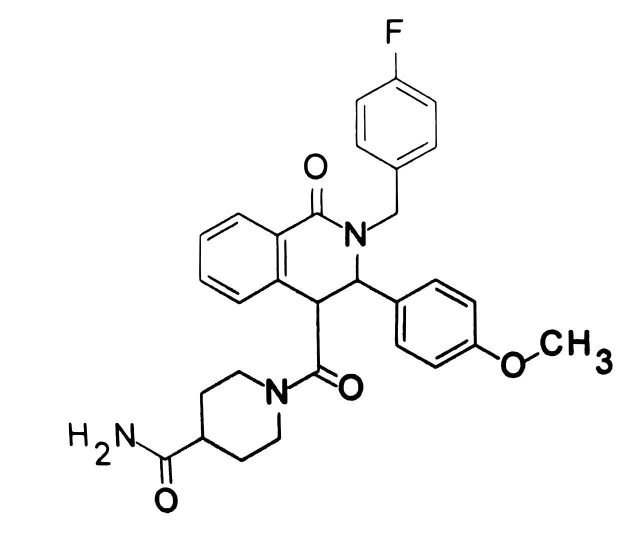
#> input picture tonyStarkWorks/3.jpg, 1280 x 1071 px (shown at 1/2 size)
$ jupyter execute --allow-errors Copy_of_hack.ipynb   (older library calls are emulated)
#> lines starting #> are read from the running program, lines starting #| are printed output that depends on the picture; after the words box and inside, x2 and y2 are one past the last pixel; in counts of white or black regions, pixels touching at a corner belong together
[cell 1]
'''data_of_noda = {}
index = 0

def find_bondes(corners):
    for i in range(1, len(corners)):


for i in range(1, len(corners)):
    data_of_noda[index] ='''

[cell 2]
'''import cv2
import numpy as np

image = cv2.imread('3.jpg')
gray = cv2.cvtColor(image, cv2.COLOR_BGR2GRAY)
thresh = cv2.threshold(gray, 0, 255,cv2.THRESH_BINARY_INV + cv2.THRESH_OTSU)[1]

kernel = cv2.getStructuringElement(cv2.MORPH_ELLIPSE, (9,9))
close = cv2.morphologyEx(thresh, cv2.MORPH_CLOSE, kernel, iterations=3)

minLineLength = 500
maxLineGap = 70
lines = cv2.HoughLinesP(close,1,np.pi/180,80,30,0)
for line in lines:
    for x1,y1,x2,y2 in line:
        cv2.line(image,(x1,y1),(x2,y2),(36,255,12),3)

cv2.imwrite('houghlines5.jpg', image)'''

<a href="https://colab.research.google.com/github/Anthonyvol/abstract_dog/blob/issue-1/Copy_of_hack.ipynb" target="_parent"></a>

[cell 3]
import cv2
import numpy as np
from matplotlib import pyplot as plt
#from google.colab.patches import cv2_imshow

[cell 4]
'''
It cleans img from noise
'''
def clear_img(file_name):
#> called with file_name = '3.jpg'
    img = cv2.imread(file_name, 0)
#> img is the input picture: shape (1071, 1280); min 0, max 255, mean 248.4

    dilated_img = cv2.dilate(img, np.ones((7,7), np.uint8))
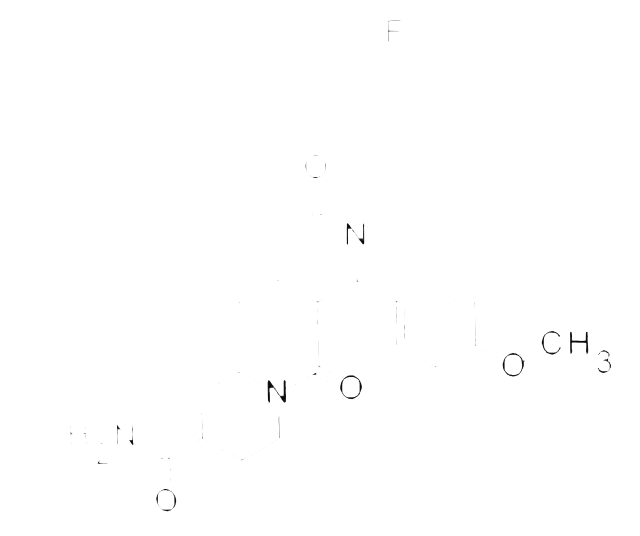
#> dilated_img: shape (1071, 1280) (shown at 1/2 size); min 0, max 255, mean 254.5
    bg_img = cv2.medianBlur(dilated_img, 21)
#> bg_img: shape (1071, 1280); every value is 255
    diff_img = 255 - cv2.absdiff(img, bg_img)
    norm_img = diff_img.copy()
    cv2.normalize(diff_img, norm_img, alpha=0, beta=255, norm_type=cv2.NORM_MINMAX, dtype=cv2.CV_8UC1)
    _, thr_img = cv2.threshold(norm_img, 230, 0, cv2.THRESH_TRUNC)
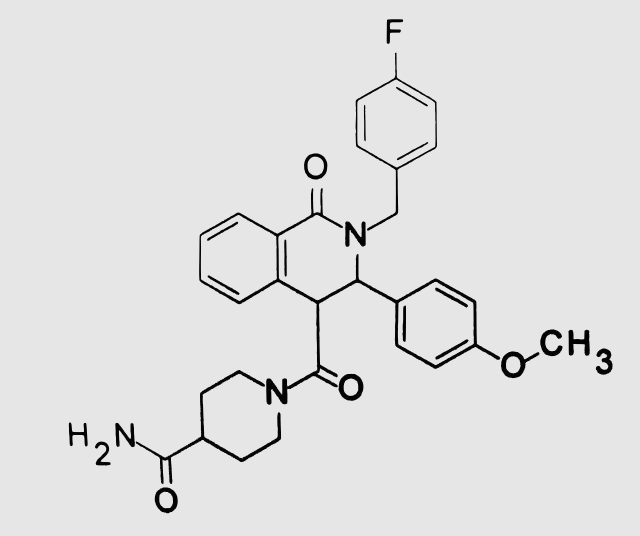
#> thr_img: shape (1071, 1280) (shown at 1/2 size); min 0, max 230, mean 224.3
    cv2.normalize(thr_img, thr_img, alpha=0, beta=255, norm_type=cv2.NORM_MINMAX, dtype=cv2.CV_8UC1)
    thr_img[thr_img < 240] = 0
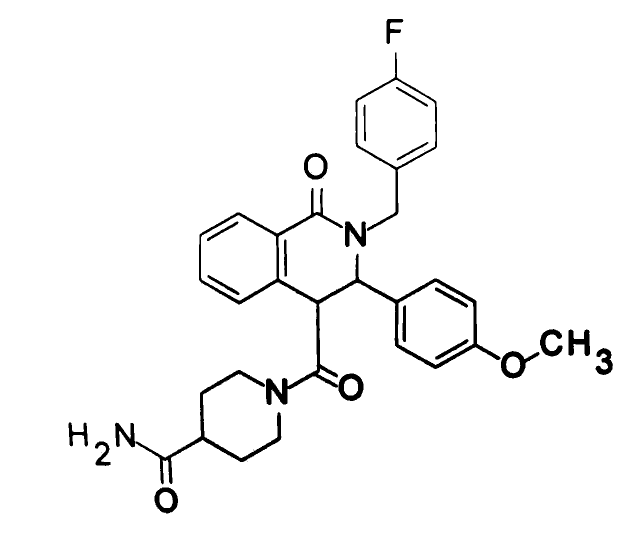
#> thr_img: shape (1071, 1280) (shown at 1/2 size); min 0, max 255, mean 247.7
    cv2.imwrite("c_" + file_name, thr_img)

'''
It resizes image
'''
def resize_img(img, scale):
    return cv2.resize(img,(img.shape[1] * scale, img.shape[0] * scale))

'''
Finding edges
'''
def define_edged(img, min, max):
    return cv2.Canny(img, min, max)

'''
Finding contours
'''
def get_contours(edged):
    return cv2.findContours(edged, cv2.RETR_EXTERNAL, cv2.CHAIN_APPROX_SIMPLE)[-2:]

[cell 5]
clear_img("3.jpg")

img = cv2.imread('c_3.jpg')
#> img: shape (1071, 1280, 3); min 0, max 255, mean 247.7

cv2.imshow(img), plt.show()
#> (the rest of this cell did not finish here and is left out)

[cell 6]
image = cv2.imread('3.jpg')

edged = define_edged(image, 30, 200)
#> in define_edged, `return cv2.Canny(img, min, max)`:
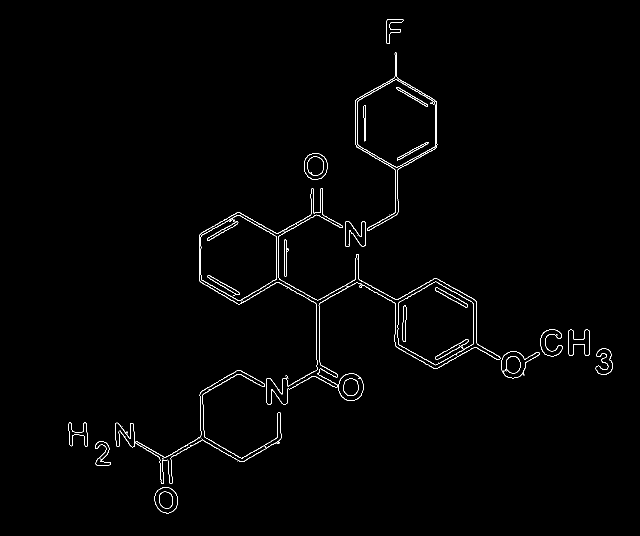
#> returned value: shape (1071, 1280) (shown at 1/2 size); 0.98% white in thin lines or dots, all inside (x1, y1, x2, y2) = (137, 38, 1226, 1027)
contours, hierarchy = get_contours(edged)
#> contours = 18 contours; largest, box (x1, y1, x2, y2) and area: (711, 105, 875, 462) 23527, (401, 430, 554, 602) 19656, (795, 563, 948, 731) 18920, (271, 740, 563, 968) 4600, (1002, 702, 1079, 757) 2299

image[::] = 255
#> image: shape (1071, 1280, 3); 5.14% of pixels changed, all inside (x1, y1, x2, y2) = (136, 32, 1232, 1032)
cv2.drawContours(image, contours, -1, (0, 255, 0), 3)

plt.imshow(image)
plt.show()

[cell 7]
import cv2
import numpy as np
#from google.colab.patches import cv2_imshow
from matplotlib import pyplot as plt
from math import sqrt

image = cv2.imread('3.jpg')

edged = define_edged(image, 30, 200)
contours, hierarchy = get_contours(edged)

#image[::] = 255
cv2.drawContours(image, contours, -1, (255, 0, 0), 3)
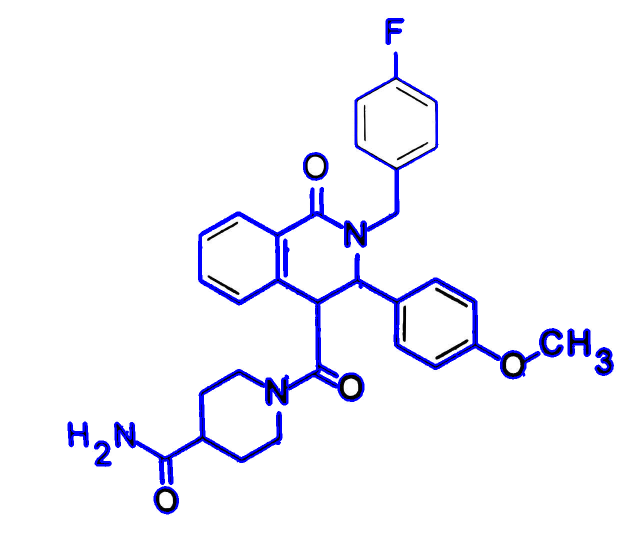
#> image: shape (1071, 1280, 3) (shown at 1/2 size); mean B, G, R 252.3, 244.3, 244.3

plt.imshow(image)
plt.show()

cv2.imwrite('test.jpg', img)


img = cv2.imread('3.jpg')
img = image
gray = cv2.cvtColor(img, cv2.COLOR_BGR2GRAY)
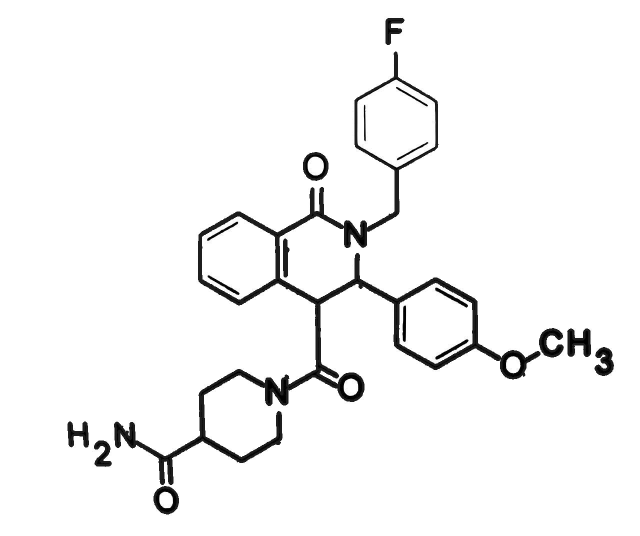
#> gray: shape (1071, 1280) (shown at 1/2 size); min 0, max 255, mean 245.2
gray = np.float32(gray)
dst = cv2.cornerHarris(gray, 30, 3, 0.04)
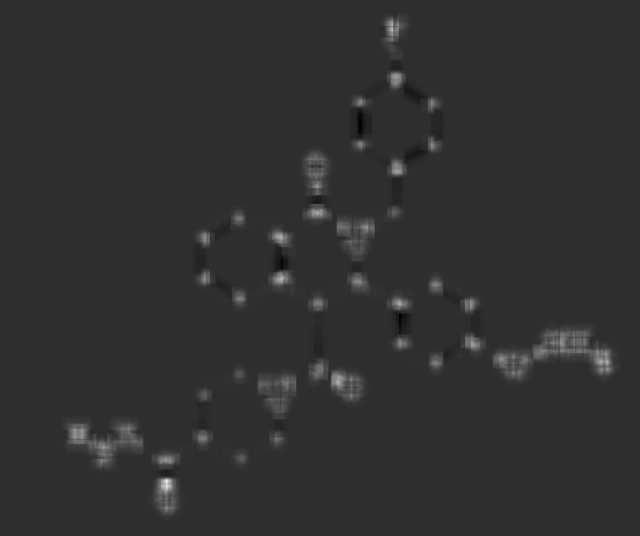
#> dst: shape (1071, 1280) float32 (shown at 1/2 size); min -7932344, max 35219428, mean 347241.3; drawn with min black and max white
ret, dst = cv2.threshold(dst, 0.1*dst.max(), 255, 0)
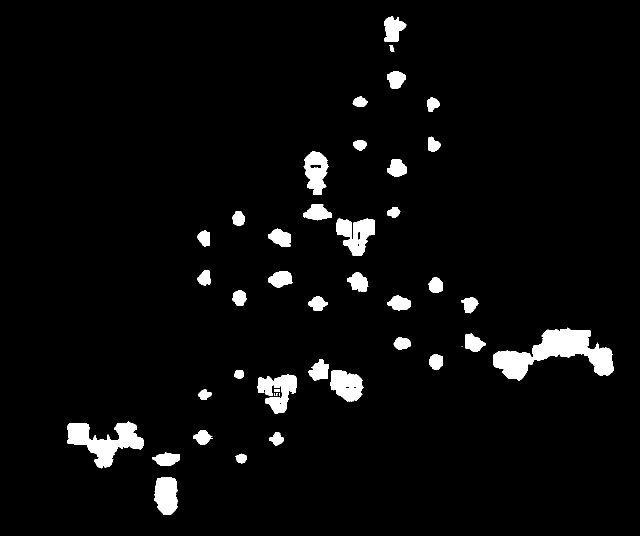
#> dst: shape (1071, 1280) float32 (shown at 1/2 size); 4% white; 47 white regions (7 under 20 px), largest, box (x1, y1, x2, y2) and area: (986, 655, 1228, 761) 10981, (134, 843, 287, 937) 6389, (673, 437, 750, 511) 3485
#> ret = 3521942.8
dst = np.uint8(dst)
ret, labels, stats, centroids = cv2.connectedComponentsWithStats(dst)
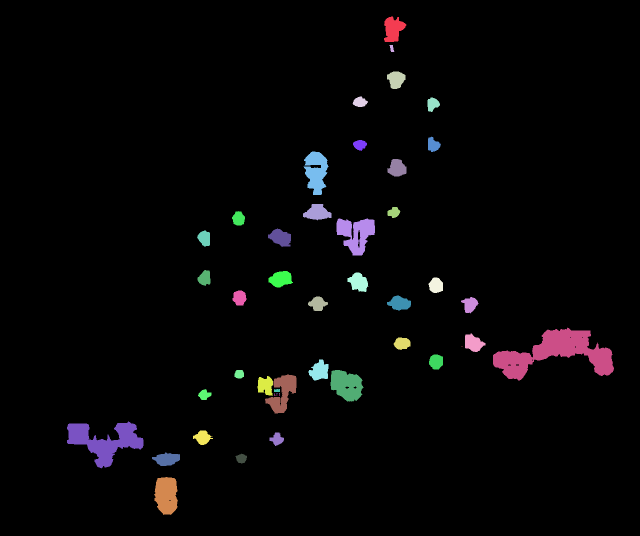
#> labels: shape (1071, 1280) int32 (shown at 1/2 size); 48 distinct labels, from 0 to 47; one colour per label, 0 black
#> ret = 48; stats = 48 rows, first 6: [0, 0, 1280, 1071, 1315371], [768, 33, 45, 51, 1505], [779, 90, 10, 14, 90], [774, 143, 37, 35, 942], [705, 193, 31, 21, 440], [855, 195, 25, 29, 497]; centroids = 48 pairs, first value 209.6 to 1110.2, second value 57.95 to 989.9
criteria = (cv2.TERM_CRITERIA_EPS + cv2.TERM_CRITERIA_MAX_ITER, 100, 0.001)
corners = cv2.cornerSubPix(gray, np.float32(centroids), (10,10), (-1,-1), criteria)
#> corners = 48 pairs, first value 214.1 to 1114.5, second value 61.4 to 989.9


#for i in range(1, len(corners)):
    #print(corners[i])
#img[dst>0.1*dst.max()]=[0,0,255]

for i in range(1, len(corners)):
    #print(corners[1])
    #distanse = sqrt((corners[i, 0] - corners[i-1, 0])**2 + (corners[i, 1] - corners[i-1, 1])**2)
    #if distanse > 70.0:
    cv2.circle(img, (int(corners[i, 0]), int(corners[i, 1])), 20, (0,255,0), 3)
#> this loop made 47 passes
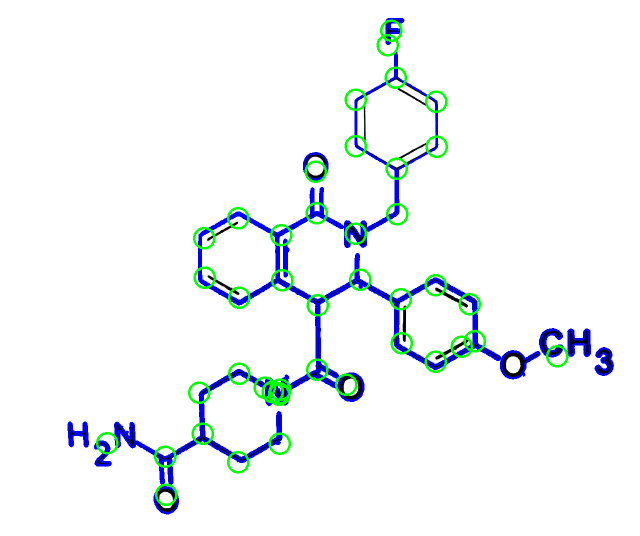
#> img: shape (1071, 1280, 3) (shown at 1/2 size); 1.86% of pixels changed, all inside (x1, y1, x2, y2) = (192, 39, 1137, 1012)

dx = np.abs((corners[4][0] - corners[7][0]) / 10)
#> dx = 0.0716
dy = np.abs((corners[4][1] - corners[7][1]) / 10)
#> dy = 9.23
signx = 1
signy = 1
if corners[4][0] > corners[7][0]:
    signx = -1
if corners[4][1] > corners[7][1]:
    signy = -1
'''for i in range(9):
    print(img[int(corners[3][0] + dx * i * signx)][int(corners[3][1] + dy * signy * i)])
    cv2.line(img, (int(corners[3][0] + dx * i * signx), int(corners[3][1] + dy * signy * i)), 20, (0,255,0), 3)'''
cv2.line(img, (int(corners[4][0] + dx * 0 * signx), int(corners[4][1] + dy * signy * 1)), (int(corners[4][0] + dx * 8 * signx), int(corners[4][1] + dy * signy * 8)), (0,255,0),2)
#> img: shape (1071, 1280, 3); 0.01% of pixels changed, all inside (x1, y1, x2, y2) = (710, 208, 713, 270)
#cv2.circle()
#cv2.circle(img, (int(corners[18, 0]), int(corners[18, 1])), 20, (0,255,0), 3)
#cv2.circle(img, (int(corners[35, 0]), int(corners[35, 1])), 20, (0,255,0), 3)
plt.imshow(img)
#cv2.waitKey(0)
#cv2.destroyAllWindows

[cell 8]
image = cv2.imread('3.jpg')

edged = define_edged(image, 30, 200)
contours, hierarchy = get_contours(edged)

image[::] = 255
cv2.drawContours(image, contours, -1, (0, 255, 0), 3)

plt.imshow(image)
plt.show()

[cell 9]
img = cv2.imread('test.jpg', 0)
#> img: shape (1071, 1280); min 0, max 255, mean 247.7
res = {}
flag = 0
deltax = 0
deltay = 0
signx = 1
signy = 1
i = 0
j = 0

for c in corners:
    if c[0] > img.shape[0] or c[1] > img.shape[1]:
        continue
    j = i + 1
    res[i] = dict()
    signx = 1
    signy = 1
    for c2 in corners[i + 1:]:
        if c2[0] > img.shape[0] or c2[1] > img.shape[1]:
            continue
        deltax = np.abs((c[0] - c2[0]) / 10)
        deltay = np.abs((c[1] - c2[1]) / 10)
        if (c[0] > c2[0]):
            signx = -1
        if (c[1] > c2[1]):
            signy = -1
        flag = 0
        for k in range(1, 7):
            if i == 1 and j == 1:
                cv2.circle(img, (int(c[0] + k * deltax * signx), int(c[1] + k * deltay * signy)), 20, (0,0,255), 3)
            if img[int(c[0] + k * deltax * signx)][int(c[1] + k * deltay * signy)] != 255:
                flag = 1
            else:
                flag = 0
                break
        if flag == 1:
            res[i][j] = 1
        j += 1
    i += 1
#> this loop made 48 passes
#> c on passes 1 to 12: [637.7, 530.4], [782.6, 61.4], [776, 90.67], [791.8, 155.2], [711.2, 199.8], [872.4, 203.2], [873.6, 293.6], [711.9, 292.1], [631.9, 343.1], [793.3, 337.8], [633.4, 427], [794.5, 428.1]
#> after the loop, i = 47; res = 47 items

print(res)
#> (printed output is left out)
plt.imshow(img)
